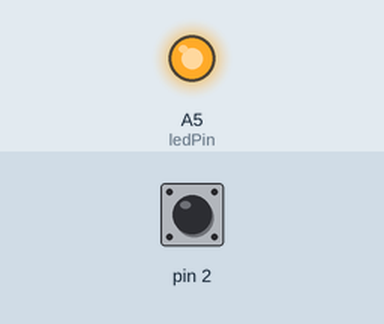
Recording of a sketch running on a simulated Arduino Uno, built with avr-gcc and run on an emulated ATmega328P. Parts: output pins drawn as LEDs (lit = HIGH). Dashed ring = blinking. The test bench sets the inputs (shaded band); at power-on: pin 2 HIGH. What the sketch prints to the serial monitor is not drawn.

Above: at 1.2 s.
1.3 s: pin 2 driven LOW
2.8 s: pin 2 pulsed HIGH 5 times (0.12 s each, 0.3 s apart)
At 3.37 s:
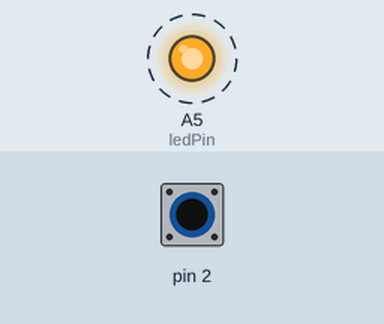
At 5.0 s:
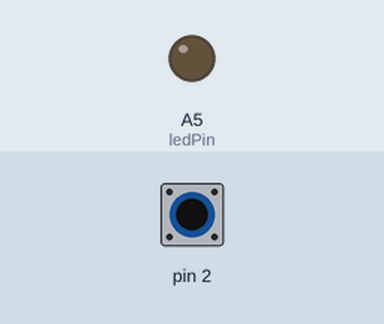
Timing chart, 0 to 6.5 s (numbered marks = the images above; inputs shaded):
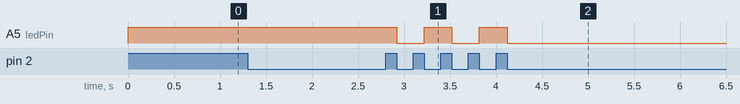

The sketch:

sparkfun_geiger_counter.ino
```cpp
#define NUM_TIMES 4
#define NUM_BITS 128
#define HEX_BITS_LENGTH 4

// uncomment to turn on debugging
#define DEBUG

volatile unsigned long times[NUM_TIMES];
volatile int output_buffer[NUM_BITS/HEX_BITS_LENGTH];

volatile int output_counter = 0;
volatile int output_counter_hex = 0;
volatile int counter = 0;
volatile unsigned long start_time = 0;
volatile unsigned long end_time = 0;

volatile bool led_flip_flag = false;
bool flip_flag = true;

uint8_t ledPin = A5;

void interrupt_handler() {
  #ifdef DEBUG
  Serial.print(".");
  #endif
  led_flip_flag = !led_flip_flag;
  digitalWrite(ledPin, led_flip_flag);

  if (counter >= NUM_TIMES) {
    return;
  }

  unsigned long now = millis();

  if (now > times[counter]) {
    times[counter] = now;
  } else {
    counter = 0;
    initialize();
    return;
  }

  counter++;

}

void initialize() {
  output_counter = 0;
  output_counter_hex = 0;
  start_time = millis();
  // initialize with 0
  for (int i = 0; i < NUM_TIMES; i++) {
    times[i] = 0;
  }

  for (int i = 0; i < NUM_BITS / HEX_BITS_LENGTH; i++) {
    output_buffer[i] = 0;
  }
}

void print_results() {
  Serial.println("");
  Serial.println("{");
  Serial.print("\"hex\" : \"");
  for (int i = 0; i < NUM_BITS / HEX_BITS_LENGTH; i++) {
    Serial.print(output_buffer[i], HEX);
  }
  Serial.println("\",");

  Serial.print("\"bin\": \"");
  for (int i = 0; i < NUM_BITS / HEX_BITS_LENGTH; i++) {
    // print(number, BIN) doesn't print leading 0s
    for (unsigned int mask = 0x8; mask; mask >>= 1) {
      Serial.print(mask&output_buffer[i] ? '1' : '0');
    }
  }
  Serial.println("\",");
  Serial.print("\"total_time_ms\" : ");
  Serial.print(end_time - start_time);
  Serial.println();

  Serial.println("},");
}
void setup() {
  Serial.begin(9600);

  pinMode(2, INPUT);
  initialize();

  attachInterrupt(0, interrupt_handler, FALLING);

  pinMode(ledPin, OUTPUT);
  digitalWrite(ledPin, HIGH);
}

void loop() {

  if (NUM_TIMES == counter) {
    noInterrupts();
    long elapsed1, elapsed2 = 0;
    if (flip_flag) {
      elapsed1 = times[1] - times[0];
      elapsed2 = times[3] - times[2];
    } else {
      elapsed2 = times[1] - times[0];
      elapsed1 = times[3] - times[2];
    }

    if (elapsed1 != elapsed2) {

      output_buffer[output_counter_hex] = output_buffer[output_counter_hex] << 1;
      if (elapsed1 > elapsed2) {
        #ifdef DEBUG
        Serial.print("0");
        #endif
      } else {
        #ifdef DEBUG
        Serial.print("1");
        #endif

        output_buffer[output_counter_hex] = output_buffer[output_counter_hex] + 1;
      }

      output_counter = output_counter + 1;
      output_counter_hex = output_counter / HEX_BITS_LENGTH;
    }

    if (output_counter >= NUM_BITS) {
      end_time = millis();
      print_results();
      initialize();
    }

    flip_flag = !flip_flag;
    counter = 0;
    interrupts();
  }

}
```

Measured:
- after the input at 1.3 s, every drawn part: stays the same
- after the input at 2.8 s, A5 (ledPin): alternates HIGH for 0.30 s and LOW for 0.30 s, 5 changes in all, then stays LOW, starting after 0.12 s
